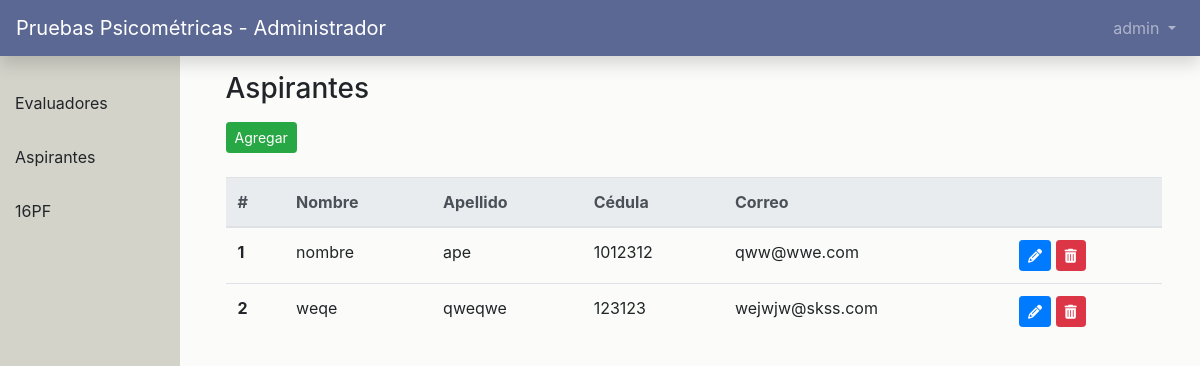
The app's page /dash/aspirantes (signed in), older data.
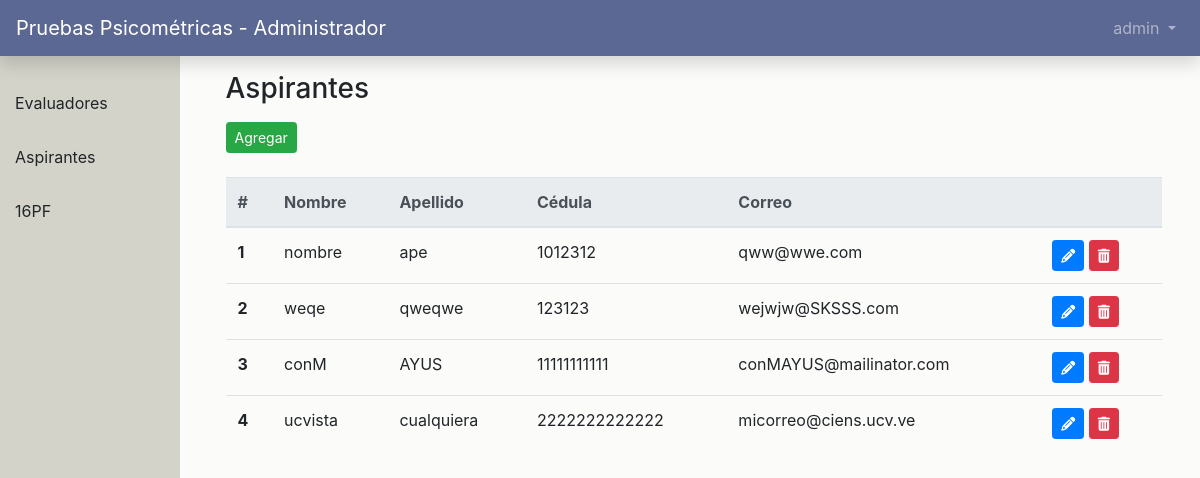
The same page, newer data.
### users/models.py (models this page shows, shortened)
class CustomUser(AbstractUser):
    role = models.PositiveIntegerField(null=True, blank=True)
    updated_password = models.BooleanField(null=True, blank=True)
    date_born = models.DateField(null=True, blank=True)
    gender = models.CharField(null=True, blank=True, max_length=12)
    def get_role(self):
        return '%s' % (self.role)

### main_app/views.py (the view)
# urls.py: path('dash/aspirantes', views.applicants, name='aspirantes'),
def applicants(request):
    applicants = CustomUser.objects.filter(role=2)
    return render(request, 'dashboard/aspirantes.html', {'applicants': applicants})

### templates/dashboard/aspirantes.html (shortened to what this page needs)
{% extends './index.html' %}
{% block main_content %}
    <section class="content">
        <div class="row">
            <div class="col-sm-12">
                <h3>Aspirantes</h3>
            </div>
        </div>
        <div class="row mb-4 mt-2">
            <div class="col-sm-12">
                <button type="button" class="btn btn-success btn-sm" data-toggle="modal" data-target="#agregarModal">Agregar</button>
            </div>
        </div>
        <div class="row">
            <div class="col-sm-12">
                <table class="table">
                    <thead class="thead-light">
                        <tr>
                            <th scope="col">#</th>
                            <th scope="col">Nombre</th>
                            <th scope="col">Apellido</th>
                            <th scope="col">Cédula</th>
                            <th scope="col">Correo</th>
                            <th scope="col"></th>
                        </tr>
                    </thead>
                    <tbody>
                        {% for applicant in applicants %}
                            <tr>
                                <th scope="row">{{ forloop.counter }}</th>
                                <td>{{ applicant.first_name }}</td>
                                <td>{{ applicant.last_name }}</td>
                                <td>{{ applicant.username }}</td>
                                <td>{{ applicant.email }}</td>
                                <td>
                                    <button type="button" user-id="{{applicant.id}}" class="btn btn-primary btn-sm btn-edit" data-toggle="modal" data-target="#editarModal" ><i user-id="{{applicant.id}}" class="fas fa-pencil-alt"></i></button>
                                    <button type="button" user-id="{{applicant.id}}" class="btn btn-danger btn-sm btn-delete"><i user-id="{{applicant.id}}" class="fas fa-trash-alt"></i></button>
                                </td>
                            </tr>
                        {% endfor %}
                    </tbody>
                </table>
            </div>
        </div>
    </section>
{% endblock %}

### templates/dashboard/index.html (shortened to what this page needs)
{% extends 'base.html' %}
{% block content %}
    {% if user.is_authenticated %}
        {% block sidebar %}
            {% include './sidebar.html' %}
        {% endblock %}
        {% block main_content %}{% endblock %}
    {% else %}
        <script>
            location.replace("/")
        </script>
    {% endif %}
{% endblock content %}

### templates/base.html (shortened to what this page needs)
{% load static %}
<!DOCTYPE html>
<html lang="es">
    <head>
        <link
            rel="stylesheet"
            href="https://stackpath.bootstrapcdn.com/bootstrap/4.1.3/css/bootstrap.min.css"
        />
        <link rel="stylesheet" href="{% static 'css/sidebar.css' %}" />
        <link rel="stylesheet" href="{% static 'css/styles.css' %}" />
        <link href="{% static 'css/addons/jquery.dataTables.css' %}" rel="stylesheet">
        <link rel="stylesheet" href="https://cdn.datatables.net/1.10.11/css/jquery.dataTables.min.css" />
        <link rel="stylesheet" href="https://cdn.datatables.net/buttons/1.1.2/css/buttons.dataTables.min.css" />
        <link rel="stylesheet" href="https://cdn.datatables.net/select/1.1.2/css/select.dataTables.min.css" />
        <link rel="stylesheet" href="https://cdn.datatables.net/responsive/2.0.2/css/responsive.dataTables.min.css" />
    </head>
    <body>
        {% block navbar %}
            {% include './navbar.html' %}
        {% endblock navbar %}
        <div class="container-fluid">
            {% block content %} {% endblock content %}
        </div>
    </body>
</html>

### templates/navbar.html (shortened to what this page needs)
{% block navbar %}
<nav class="navbar navbar-expand-md navbar-dark mb-4 fixed-top shadow" style="background-color: #5c6894">
    {% if user.get_role == '1' %}
        <a class="navbar-brand" href="{% url 'home' %}">Pruebas Psicométricas - Evaluador</a>
    {% elif user.get_role == '0' %}
        <a class="navbar-brand" href="{% url 'home' %}">Pruebas Psicométricas - Administrador</a>
    {% elif user.get_role == '2' %}
        <a class="navbar-brand" href="{% url 'home' %}">Pruebas Psicométricas - 16PF</a>
    {% else %}
        <a class="navbar-brand" href="{% url 'home' %}">Pruebas Psicométricas</a>
    {% endif %}
    <div class="collapse navbar-collapse" id="navbarCollapse">
        {% if user.is_authenticated %}
        <ul class="navbar-nav ml-auto">
            <li class="nav-item">
                <a
                    class="nav-link dropdown-toggle"
                    href="#"
                    id="userMenu"
                    data-toggle="dropdown"
                    aria-haspopup="true"
                    aria-expanded="false"
                >
                    {{ user.username }}
                </a>
            </li>
        </ul>
        {% endif %}
    </div>
</nav>
{% endblock navbar %}

### templates/dashboard/sidebar.html (shortened to what this page needs)
{% block sidebar %}
  {% if user.get_role == '0' %}
    <div class="sidebar">
      <ul>
        <a href="/dash/evaluadores" class="link">
          <li>Evaluadores</li>
        </a>
        <a href="/dash/aspirantes" class="link">
          <li>Aspirantes</li>
        </a>
        <a href="/dash/16pf" class="link">
          <li>16PF</li>
        </a>
      </ul>
    </div>
  {% endif %}
{% endblock %}

### static/css/sidebar.css (style rules this page uses)
.sidebar { position: fixed; left: 0; top: 56px; width: 15vw; height: 92vh; background-color: #d4d3ca; z-index: 99; }
.sidebar ul { padding: 0; margin: 0; padding-top: 20px; }
.sidebar li { list-style-type: none; padding: 15px; transition: 0.3s; }

### static/css/styles.css (style rules this page uses)
body { background-color: #fbfcf9; }
.link { text-decoration: none; color: #212529; }
.content { padding-top: 6vw; padding-left: 18%; width: 98%; }

Row changes from the older to the newer data that the page shows:
changed CustomUser "weqe": email "wejwjw@skss.com" → "wejwjw@SKSSS.com"
added CustomUser: first_name "conM", last_name "AYUS", username "11111111111", email "conMAYUS@mailinator.com"
added CustomUser: first_name "ucvista", last_name "cualquiera", username "2222222222222", email "micorreo@ciens.ucv.ve"
